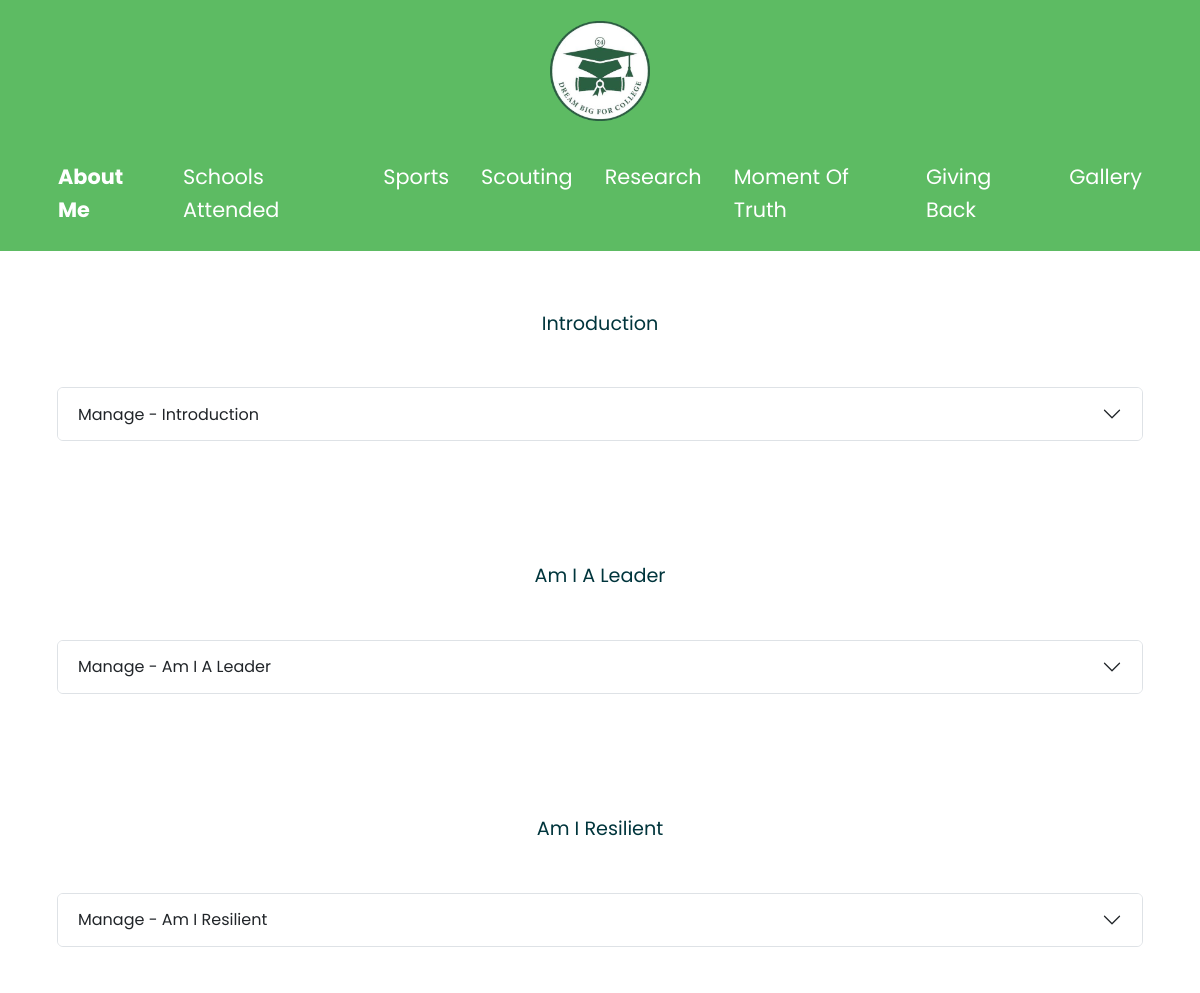
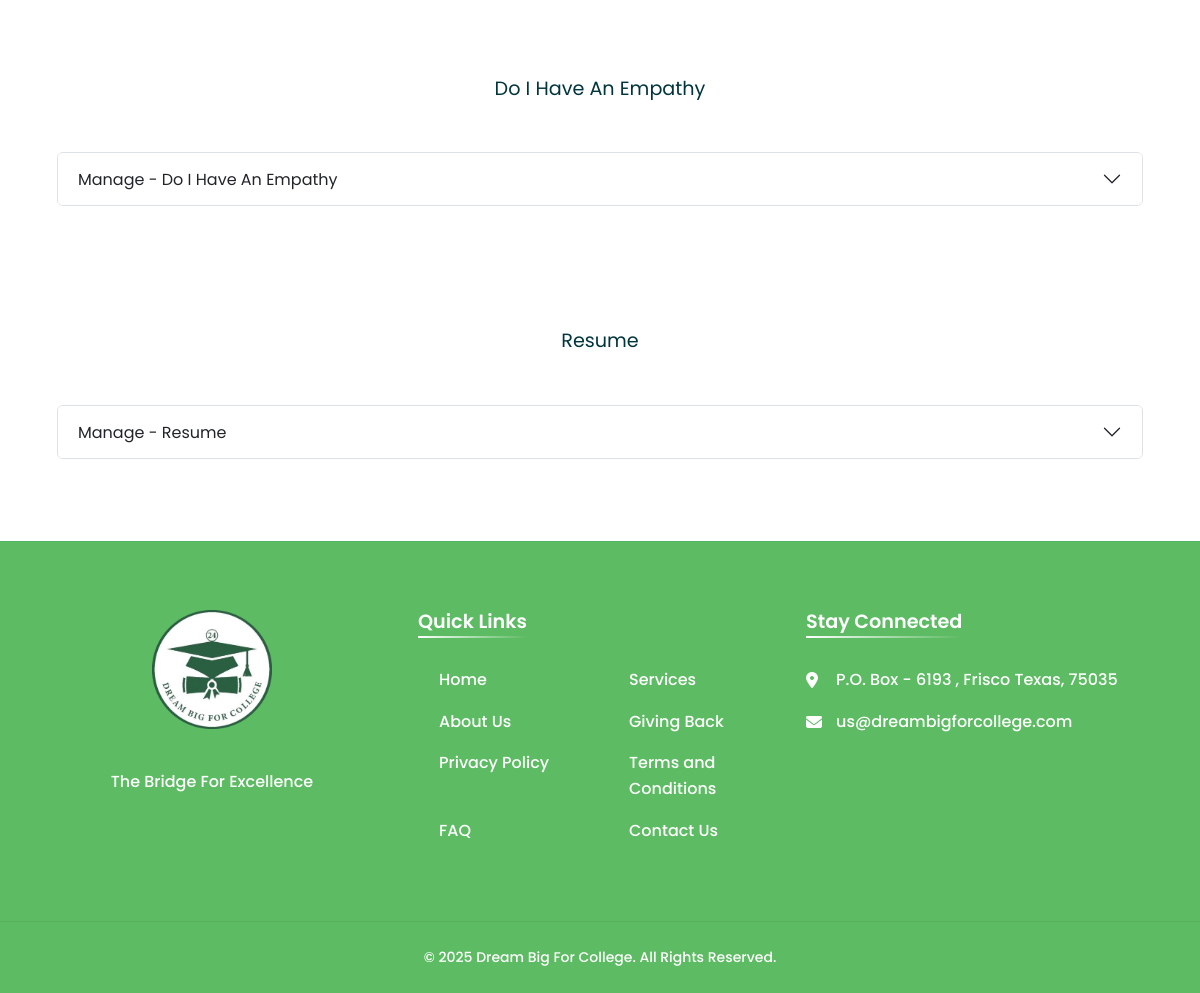
/about_me.php, run on the app's committed database (2 pictures, top to bottom).
### tables this page shows
CREATE TABLE `sections` (
  `id` int(11) NOT NULL,
  `page_id` int(11) DEFAULT NULL,
  `slug` varchar(100) DEFAULT NULL,
  `title` varchar(255) DEFAULT NULL,
  `visible` tinyint(1) NOT NULL DEFAULT 1
);

### helper.php (the view, shortened to what this page needs)
<?php
function renderMediaSection($conn, $pageSlug, $sectionId, $sectionSlug, $sectionTitle)
{
    $accordionId = "accordion-" . $sectionSlug;
    $collapseId = "collapse-" . $sectionSlug;
    $headingId = "heading-" . $sectionSlug;
    $stmt = $conn->prepare("
    SELECT u.path, u.caption, u.media_type, u.position, su.upload_id
    FROM section_upload su
    JOIN uploads u ON u.id = su.upload_id
    WHERE su.section_id = ?
    ORDER BY su.id DESC
");
    $stmt->bind_param("i", $sectionId);
    $stmt->execute();
    $result = $stmt->get_result();
    $isAdminEditing = true;
    echo <<<HTML
    <section id="{$sectionSlug}" class="py-5">
        <div class="container">
            <p class="heading-3 text-center mb-5" data-aos="fade-up" data-aos-easing="linear" data-aos-duration="700">
                {$sectionTitle}
            </p>
HTML;
    if ($isAdminEditing) {
        echo <<<HTML
                <div class="row mb-4">
                    <div class="col-md-12">
                        <div class="accordion" id="{$accordionId}">
                            <div class="accordion-item">
                                <h2 class="accordion-header" id="{$headingId}">
                                    <button class="accordion-button collapsed" type="button"
                                            data-bs-toggle="collapse" data-bs-target="#{$collapseId}"
                                            aria-expanded="false" aria-controls="{$collapseId}">
                                        Manage - {$sectionTitle}
                                    </button>
                                </h2>
                                <div id="{$collapseId}" class="accordion-collapse collapse"
                                     aria-labelledby="{$headingId}" data-bs-parent="#{$accordionId}">
                                    <div class="accordion-body">
    HTML;
        echo <<<HTML
                                    </div>
                                </div>
                            </div>
                        </div>
                    </div>
                </div>
    HTML;
    }
    echo "</div></section>";
}
?>

### about_me.php (shortened to what this page needs)
<!DOCTYPE html>
<html lang="en">
<head>
    <?php
    include("base/header.php");
    ?>
    <link href="assets/css/about_us.css" rel="stylesheet" type="text/css" />
</head>
<body>
    <div class="container-fluid content-section">
        <div class="all-contents">
            <div class="container content-sections">
                <?php
                $query = "SELECT s.id, s.slug, s.title, p.slug as pageSlug
          FROM sections s
          JOIN pages p ON s.page_id = p.id
          WHERE p.slug = 'about_me'";
                $result = $conn->query($query);
                while ($row = $result->fetch_assoc()) {
                        renderMediaSection($conn, $row['pageSlug'], $row['id'], $row['slug'], $row['title']);
                }
                ?>
            </div>
        </div>
    </div>
    <?php
    include("base/footer.php");
    ?>
</body>
</html>

### assets/css/style.css (style rules this page uses)
:root { --primary-color: #5dbb63; --secondary-color: #007247; --tertiary-color: #009e8c; --quaternary-color: #e6f4f1; --dark-color: #00353c; --green-variant: #5cd9a4; --light-green-variant: #8de691; }
html { height: 100%; }
.heading-3 { font-size: 1.2em; color: var(--dark-color); text-align: center; margin-bottom: 0.5rem; }
body { min-height: 100%; font-family: 'Poppins', sans-serif; overflow-x: hidden; }
.content-section { min-height: 100vh; margin: 0; font-family: 'Poppins', sans-serif; overflow-x: hidden; overflow-y: hidden; position: relative; z-index: 0; }
.content-section::before { content: ''; position: absolute; top: 0; left: 0; width: 100%; height: 100%; z-index: 1; pointer-events: none; }
.all-contents { position: relative; z-index: 2; color: var(--dark-color); }
section { border-radius: 10px; }

### assets/css/privacy.css (style rules this page uses)
body { line-height: 1.6; }
h1, h2, h3 { color: #333; text-align: center; }
p { margin-bottom: 15px; }

### assets/css/about_us.css (style rules this page uses)
.text-center { text-align: center; }
.content-sections { padding: 10px 15px; }

### data on the page
sections: title "Introduction"
sections: title "Am I A Leader"
sections: title "Am I Resilient"
sections: title "Do I Have An Empathy"
sections: title "Resume"
